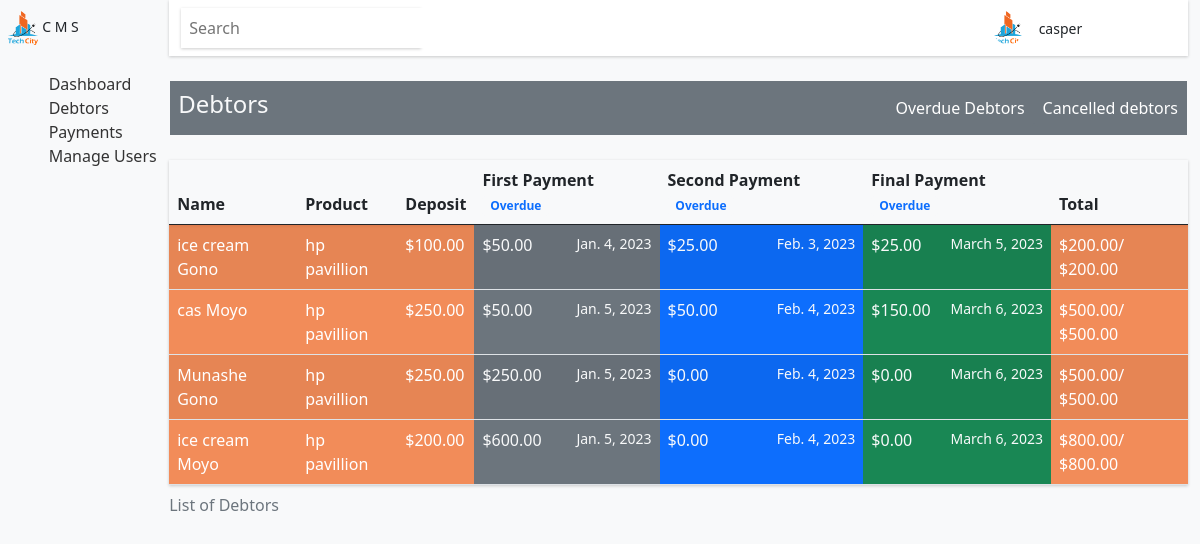
The app's page /userDebtors/1/ (signed in), older data.
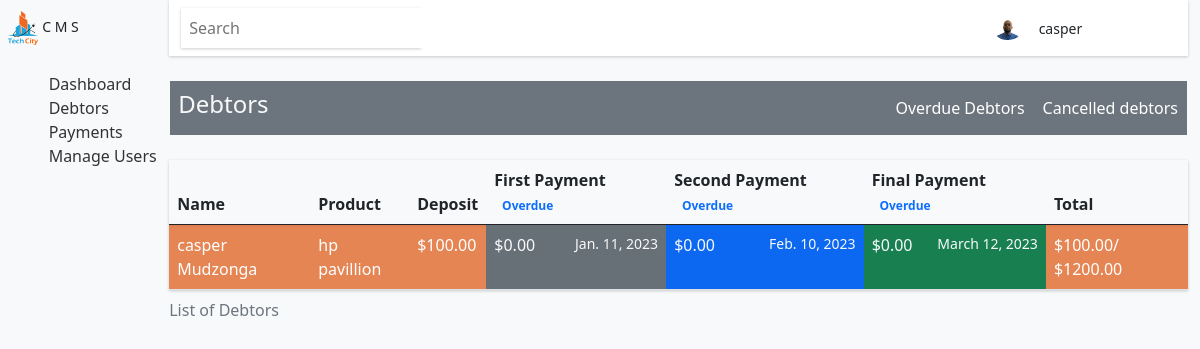
The same page, newer data.
### base/models.py (models this page shows, shortened)
class User(AbstractUser):
    position = models.CharField(max_length=50)
    image = models.ImageField(upload_to='profile', blank = True, default = 'profile/avatar.svg')
    USERNAME_FIELD = 'username'
    REQUIRED_FIELDS = []

class Debtor(models.Model):
    user = models.ForeignKey("base.User", on_delete=models.CASCADE)
    name = models.CharField(max_length=50)
    maiden = models.CharField(max_length=50, null = True, blank = True)
    surname = models.CharField(max_length=50)
    gender = models.CharField(max_length=50, choices = gender)
    address = models.CharField(max_length=50)
    phonenumber = models.CharField(max_length=10)
    id_number = models.CharField(max_length=14)
    is_fully_paid = models.CharField(max_length=50, default = 'no', null=True, blank = True)
    status = models.CharField(max_length=50, default = '', blank = True )
    created = models.DateField(auto_now_add=True)
    first_payment_date = models.DateField(default = date.today() + timedelta(days=30), null = True)
    second_payment_date = models.DateField(default = date.today() + timedelta(days=60), null = True)
    final_payment_date = models.DateField(default = date.today() + timedelta(days=90), null = True)

class Product(models.Model):
    debtor = models.OneToOneField("base.Debtor", on_delete=models.CASCADE, primary_key=True)
    product = models.CharField(max_length=50)
    product_sn = models.CharField(max_length=50)
    product_amount = models.DecimalField(max_digits=6, decimal_places=2, null = True, blank = True, default= 0)
    deposit = models.DecimalField(max_digits=5, decimal_places=2, null = True, blank = True, default= 0)
    product_details = models.CharField(max_length= 100)
    first_payment = models.DecimalField(max_digits=6, decimal_places=2,  default= 0)
    second_payment = models.DecimalField(max_digits=6, decimal_places=2,   default= 0)
    final_payment = models.DecimalField(max_digits=6, decimal_places=2, default= 0)
    total = models.DecimalField(max_digits=6, decimal_places=2, blank = True, null = True, default= 0)
    created = models.DateField(auto_now_add=True, null = True)
    updated = models.DateField(auto_now=True, null = True)
    def __str__(self):
        return self.product

### base/views.py (the view)
# urls.py: path('userDebtors/<int:pk>/', views.userDebtors, name ='userDebtors'),
@login_required(login_url = 'login')
def userDebtors(request, pk):
    q = request.GET.get('q') if request.GET.get('q') != None else ''
    debtors = Debtor.objects.filter(
        Q(user = pk) |
        Q(name__icontains =  q)|
        Q(created__icontains =  q)|
        Q(product__deposit__icontains =  q)|
        Q(product__first_payment__icontains = q)|
        Q(product__second_payment__icontains = q)|
        Q(product__final_payment__icontains = q)|
        Q(work__employer__contains = q)
    ) & Debtor.objects.filter(user = pk)
    return render(request, 'user/userDebtors.html', {'debtors':debtors})

### Templates/user/userDebtors.html (shortened to what this page needs)
{% extends 'base/base.html' %}
{% load static %}
{% block content %}
<div class="dash">
    {% include 'base/aside.html' %}
    <div class="center-panel">
        {% include 'base/header.html' %}
        <section class="main-app-area mt-4">
            <div class="container">
                <div class="heading d-flex justify-content-between align-items-center mb-4 py-2 bg-secondary text-light">
                    <h4 class="px-2">Debtors</h4>
                    <div class="button d-flex">
                        <a href="{% url 'overdues' %}" class="btn btn-secondary px-2">
                            Overdue Debtors
                        </a>
                        {% if request.user.is_superuser %}
                        <a href="{% url 'cancelledDebtorList' %}" class="btn btn-secondary px-2">
                            Cancelled debtors
                        </a>
                        {% endif %}
                    </div>
                </div>
                    <table class="table table-striped table-responsive table-hover table-small" id="table">
                        <caption>List of Debtors</caption>
                        <thead>
                            <th>Name</th>
                            <th>Product</th>
                            <th>Deposit</th>
                            <th class="">First Payment
                                <span class="badge btn-light"><a href="" style="text-decoration: none;">Overdue {{overdue_thirty}}</a></span>
                            </th>
                            <th class="">Second Payment
                                <span class="badge btn-light"><a href="" style="text-decoration: none;">Overdue {{overdue_sixty}}</a></span>
                            </th>
                            <th class="">Final Payment
                                <span class="badge btn-light"><a href="" style="text-decoration: none;">Overdue {{overdue_ninety}}</a></span>
                            </th>
                            <th>Total</th>
                        </thead>
                        <tbody>
                            {% for debtor in debtors %}
                            <tr>
                                <td style="background:#f06621bc;"><a href="" style="text-decoration:none;">{{debtor.name}} {{debtor.surname}}</a></td>
                                <td style="background:#f06621bc;">{{debtor.product}}</td>
                                <td style="background:#f06621bc;" class="">${{debtor.product.deposit}}</td>
                                <td class="bg-secondary text-light">
                                    <span class="payment">${{debtor.product.first_payment}}</span>
                                    <small id="date">{{debtor.first_payment_date}}</small>
                                </td>
                                <td class="bg-primary text-light">
                                    <span class="payment">${{debtor.product.second_payment}}</span>
                                    <small id="date">{{debtor.second_payment_date}}</small></td>
                                <td class="bg-success text-light">
                                    <span class="payment">${{debtor.product.final_payment}} </span>
                                    <small id="date">{{debtor.final_payment_date}}</small></td>
                                <td style="background:#f06621bc;">
                                    <span id="product_total"> ${{debtor.product.total}}</span>/
                                    <span id="product_amount"> ${{debtor.product.product_amount}}</span>
                                </td>
                            </tr>
                            {% endfor %}
                        </tbody>
                    </table>
            </div>
        </section>
</div>
{% endblock content %}

### Templates/base/header.html (shortened to what this page needs)
{% load static %}
<header class="container d-none d-lg-block d-xl-block">
    <nav class="navbar">
        <div class="container">
            <div class="search d-flex align-items-center">
                <form action="" method="get" class="d-flex">
                    <input type="search" value="" name="q" placeholder="Search" class="py-2 px-2">
                    <button style="background:#fff !important ;" class="btn  btn-sm" type="submit">
                        <i class="bi bi-search text-dark"></i>
                    </button>
                </form>
            </div>
            <div class=" user-notifications px-4 d-flex align-items-center">
                <img src="{{user.image.url}}" alt="image" width="30px">
                <small class="px-3">{{user.username}}</small>
                <small><i class="bi bi-bell" onclick="notficationsShow();"></i></small>
                <small><i class="bi bi-gear px-3" onclick="settingsShow();"></i></small>
            </div>
        </div>
    </nav>
</header>

Row changes from the older to the newer data that the page shows:
removed Debtor: name "ice cream", surname "Gono", product "hp pavillion", product.deposit "100.00", product.first_payment "50.00", first_payment_date "Jan. 4, 2023", product.second_payment "25.00", second_payment_date "Feb. 3, 2023", product.final_payment "25.00", final_payment_date "March 5, 2023", product.total "200.00", product.product_amount "200.00"
removed Debtor: name "cas", surname "Moyo", product "hp pavillion", product.deposit "250.00", product.first_payment "50.00", first_payment_date "Jan. 5, 2023", product.second_payment "50.00", second_payment_date "Feb. 4, 2023", product.final_payment "150.00", final_payment_date "March 6, 2023", product.total "500.00", product.product_amount "500.00"
removed Debtor: name "Munashe", surname "Gono", product "hp pavillion", product.deposit "250.00", product.first_payment "250.00", first_payment_date "Jan. 5, 2023", product.second_payment "0.00", second_payment_date "Feb. 4, 2023", product.final_payment "0.00", final_payment_date "March 6, 2023", product.total "500.00", product.product_amount "500.00"
removed Debtor: name "ice cream", surname "Moyo", product "hp pavillion", product.deposit "200.00", product.first_payment "600.00", first_payment_date "Jan. 5, 2023", product.second_payment "0.00", second_payment_date "Feb. 4, 2023", product.final_payment "0.00", final_payment_date "March 6, 2023", product.total "800.00", product.product_amount "800.00"
changed User "casper": image: a different picture
added Debtor: name "casper", surname "Mudzonga", product "hp pavillion", product.deposit "100.00", product.first_payment "0.00", first_payment_date "Jan. 11, 2023", product.second_payment "0.00", second_payment_date "Feb. 10, 2023", product.final_payment "0.00", final_payment_date "March 12, 2023", product.total "100.00", product.product_amount "1200.00"
